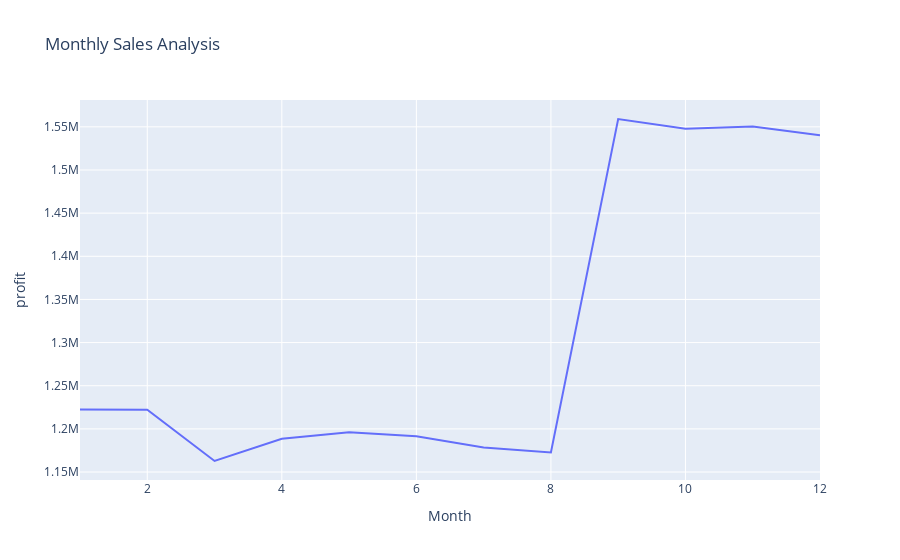

This figure's notebook cell:
### Code cell
sales_by_month = products.groupby('Month')['profit'].sum().reset_index()
fig = px.line(sales_by_month, 
              x='Month', 
              y='profit', 
              title='Monthly Sales Analysis')
fig.show()

### Figure 1 — Plotly figure (JSON) as saved in the notebook; plotly's stock layout.template omitted (floating-point values rounded to 4 significant figures)
{"data": [{"hovertemplate": "Month=%{x}<br>profit=%{y}<extra></extra>", "legendgroup": "", "line": {"color": "#636efa", "dash": "solid"}, "marker": {"symbol": "circle"}, "mode": "lines", "name": "", "orientation": "v", "showlegend": false, "type": "scatter", "x": [1, 2, 3, 4, 5, 6, 7, 8, 9, 10, 11, 12], "xaxis": "x", "y": [1222000.0, 1222000.0, 1163000.0, 1189000.0, 1196000.0, 1192000.0, 1178000.0, 1173000.0, 1559000.0, 1548000.0, 1550000.0, 1540000.0], "yaxis": "y"}], "layout": {"legend": {"tracegroupgap": 0}, "title": {"text": "Monthly Sales Analysis"}, "xaxis": {"anchor": "y", "domain": [0, 1], "title": {"text": "Month"}}, "yaxis": {"anchor": "x", "domain": [0, 1], "title": {"text": "profit"}}}}
